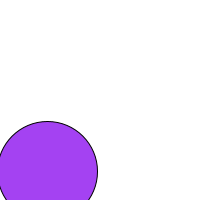
Frame 1 (no input)
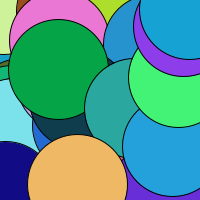
Frame 60 (the mouse pressed at the canvas centre just before this capture)
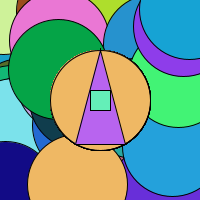
Frame 120 (the mouse held since frame 60 and released just before this capture)

The Processing sketch that drew these frames (run headless with seeded random() and noise(); from frame 60 on, the mouse is pressed at the canvas centre):

// Processing sketch: processing_89856
// ── processing_89856.pde

float r;
float g;
float b;
float rx;
float ry;

void setup()
{
  size(200,200);
  background(255);
  frameRate(20);
  
}

void draw()
{
  drawShape(100,100);
}

void drawShape(float a, float b)
{
  
   if(mouseX < a + 10 && mouseX > a - 10 && mouseY < a + 10 && mouseY > a - 10) 
    {
     fill(r,g,b);
     ellipse(a,b,100,100);
     rectMode(CENTER);  
     fill(g,b,r);
     triangle(b,a - 50,b - 25,a + 44,b + 25,a + 44);
     fill(b,r,g);
     rect(b,a,20,20);
    }
    else
    {
      r = random(255);
      g = random(255);
      b = random(255);
      rx = random(width);
      ry = random(width);
      fill(r,g,b);
      ellipse(rx,ry,100,100);
    }
   
}
